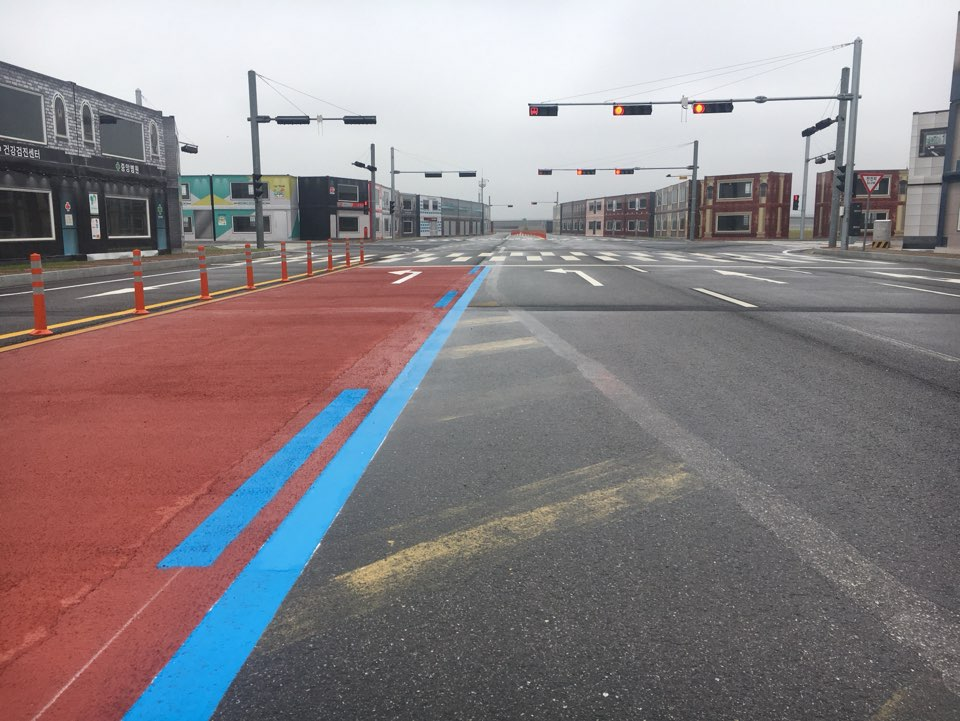
#> input picture Lane_Detection/Lane_image/blue_lane.jpg, 960 x 721 px, given in place of the camera
$ python '7 실시간 BGR 2 HSV 그리고 영상색상필터링.py'
#> lines starting #> are read from the running program, lines starting #| are printed output that depends on the picture; after the words box and inside, x2 and y2 are one past the last pixel; in counts of white or black regions, pixels touching at a corner belong together
import numpy as np
import cv2

def tracking():
    try:
        print('카메라를 구동합니다.')
        cap = cv2.VideoCapture(0)
    except:
        print('카메라 구동 실패')
        return

    while True:
        ret, frame = cap.read()
#> frame is the input picture: shape (721, 960, 3); mean B, G, R 134.7, 131.7, 139.8

        #BGR을 HSV모드로 전환
        hsv = cv2.cvtColor(frame, cv2.COLOR_BGR2HSV)
#> hsv: shape (721, 960, 3); mean H, S, V 83.5, 39.4, 149.9

        #HSV에서 BGR로 가정할 범위를 정의함
        lower_blue = np.array([90, 100, 100])
        upper_blue = np.array([150, 255, 255])

        lower_green = np.array([50, 100, 100])
        upper_green = np.array([70, 255, 255])

        lower_red = np.array([-10, 100, 100])
        upper_red = np.array([10, 255, 255])

        #HSV 이미지에서 청색만, 또는 초록색만 또는 빨간색만 추출하기 위한 임계값
        mask_blue = cv2.inRange(hsv, lower_blue, upper_blue)
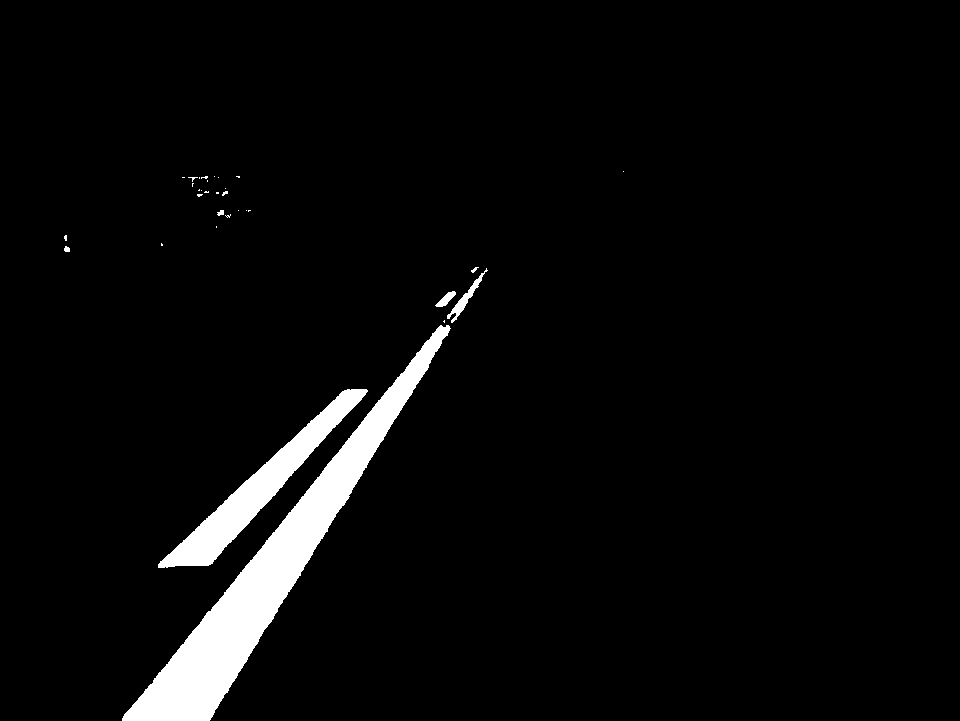
#> mask_blue: shape (721, 960); 4% white; 32 white regions (25 under 20 px), largest, box (x1, y1, x2, y2) and area: (122, 325, 451, 721) 20264, (158, 389, 368, 568) 6981, (447, 268, 488, 323) 375
        mask_green = cv2.inRange(hsv, lower_green, upper_green)
#> mask_green: shape (721, 960); every value is 0
        mask_red = cv2.inRange(hsv, lower_red, upper_red)
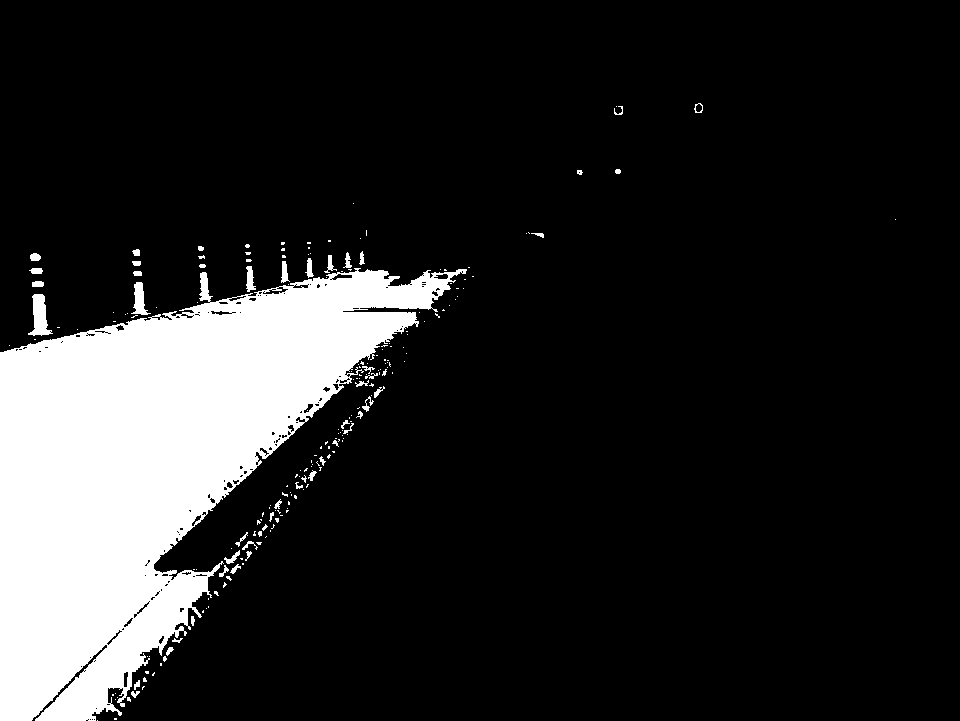
#> mask_red: shape (721, 960); 14.9% white; 213 white regions (166 under 20 px), largest, box (x1, y1, x2, y2) and area: (0, 268, 467, 721) 99592, (28, 294, 53, 336) 556, (131, 282, 151, 315) 318

        #mask와 원본 이미지를 비트 연산함
        res1 = cv2.bitwise_and(frame, frame, mask=mask_blue)
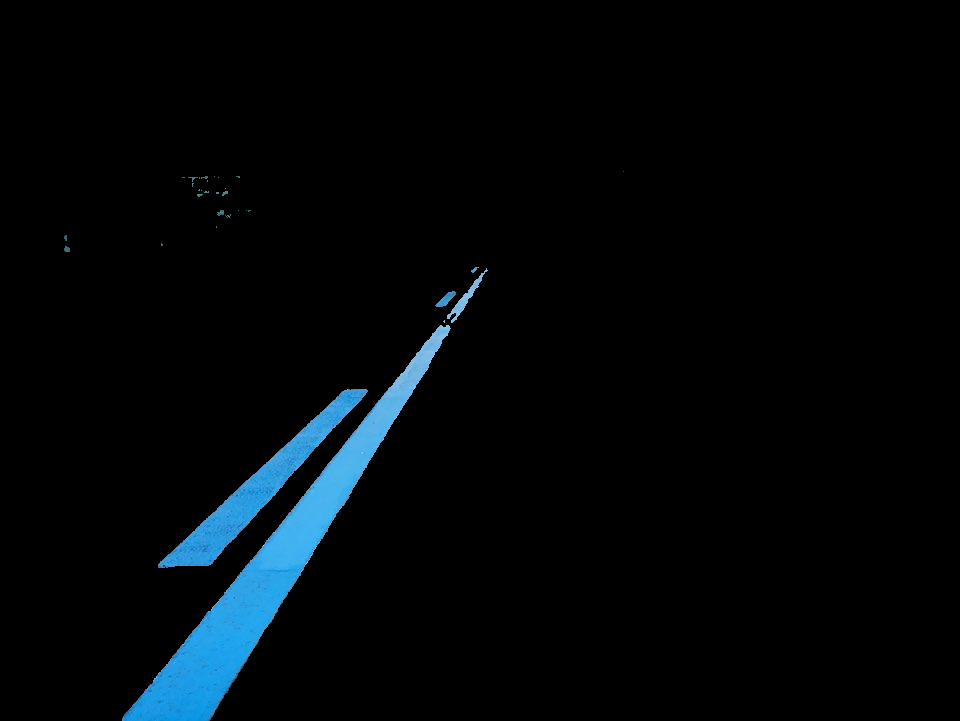
#> res1: shape (721, 960, 3); mean B, G, R 9.1, 6.6, 2.3
        res2 = cv2.bitwise_and(frame, frame, mask=mask_green)
#> res2: shape (721, 960, 3); every value is 0
        res3 = cv2.bitwise_and(frame, frame, mask=mask_red)
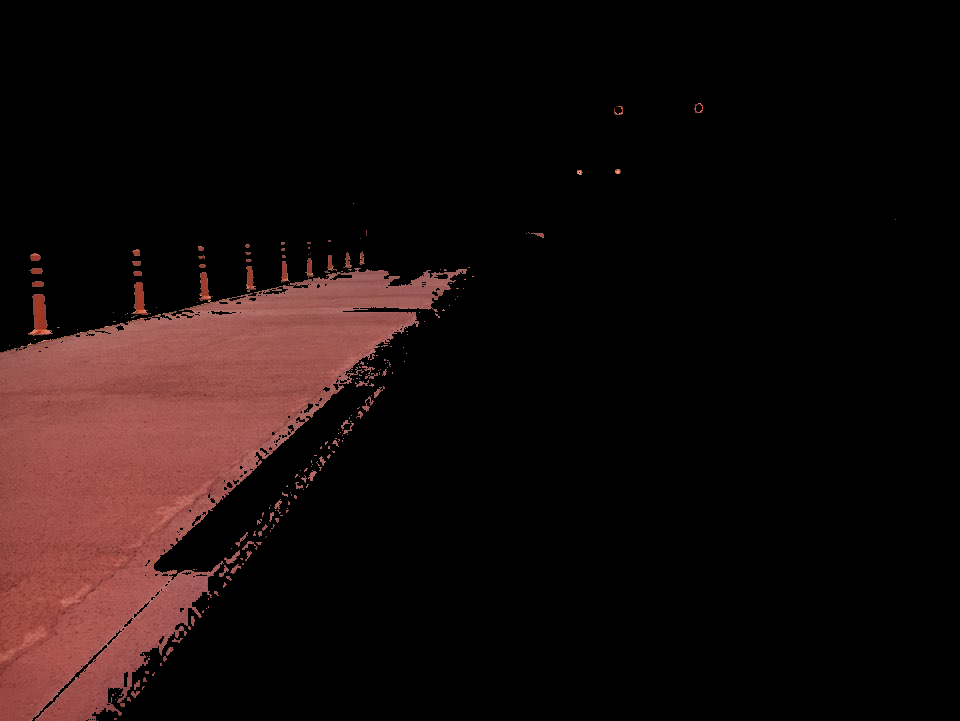
#> res3: shape (721, 960, 3); mean B, G, R 11.8, 12.7, 24

        cv2.imshow('original', frame)
        cv2.imshow('BLUE', res1)
        cv2.imshow('GREEN', res2)
        cv2.imshow('RED', res3)

        k=cv2.waitKey(1)
#> (key Esc is pressed here)
        if k==27:
            break

    cv2.destroyAllWindows()

tracking()

$ run again, on Lane_Detection/Lane_image/double_lane.jpg
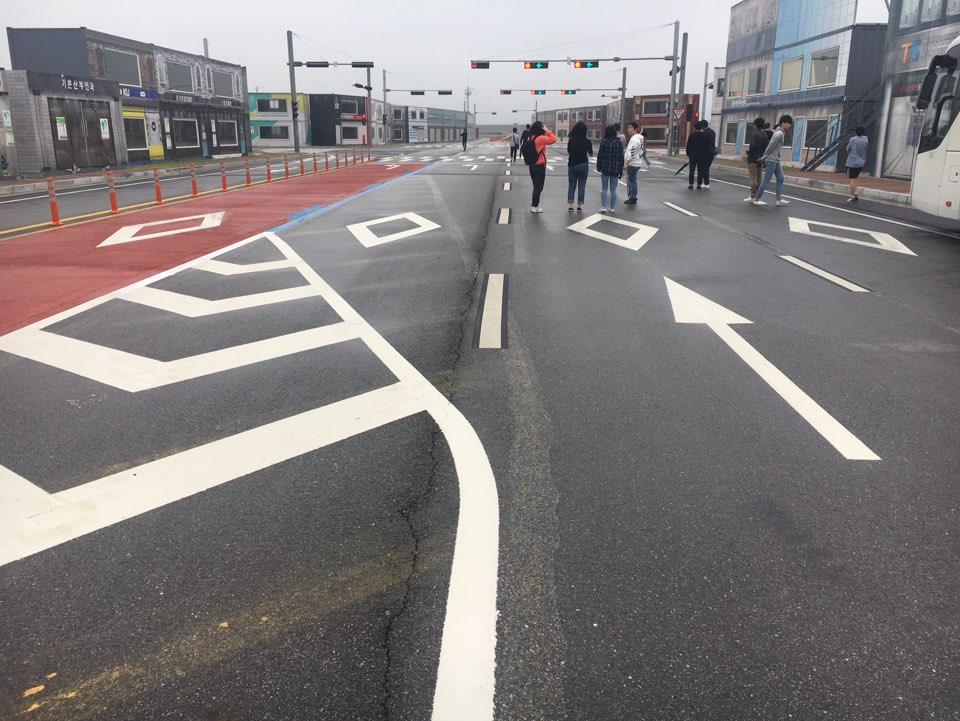
#> input picture Lane_Detection/Lane_image/double_lane.jpg, 960 x 721 px, given in place of the camera
#> in tracking, frame is the input picture: shape (721, 960, 3); mean B, G, R 125.9, 125.6, 129.6
#> hsv: shape (721, 960, 3); mean H, S, V 95, 17.8, 132.3
#> in tracking, `mask_blue = cv2.inRange(hsv, lower_blue, upper_blue)`:
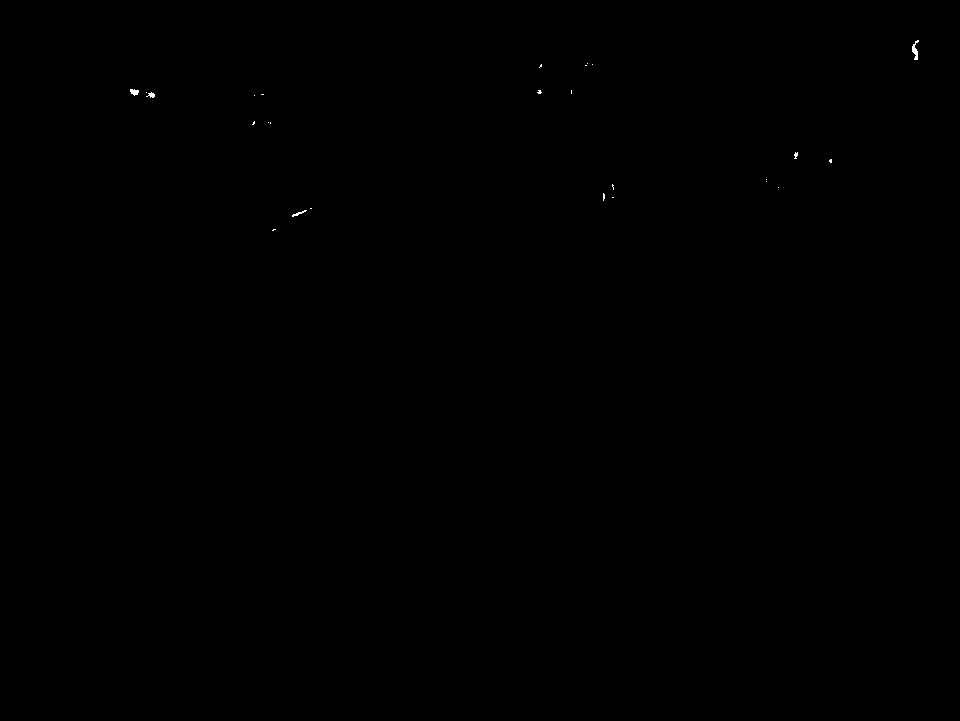
#> mask_blue: shape (721, 960); 0.04% white in thin lines or dots, all inside (x1, y1, x2, y2) = (130, 40, 919, 231)
#> mask_green: shape (721, 960); every value is 0
#> mask_red: shape (721, 960); 1.9% white; 111 white regions (90 under 20 px), largest, box (x1, y1, x2, y2) and area: (0, 201, 243, 332) 11912, (535, 131, 556, 151) 191, (110, 192, 121, 214) 136
#> res2: shape (721, 960, 3); every value is 0
#> in tracking, `res3 = cv2.bitwise_and(frame, frame, mask=mask_red)`:
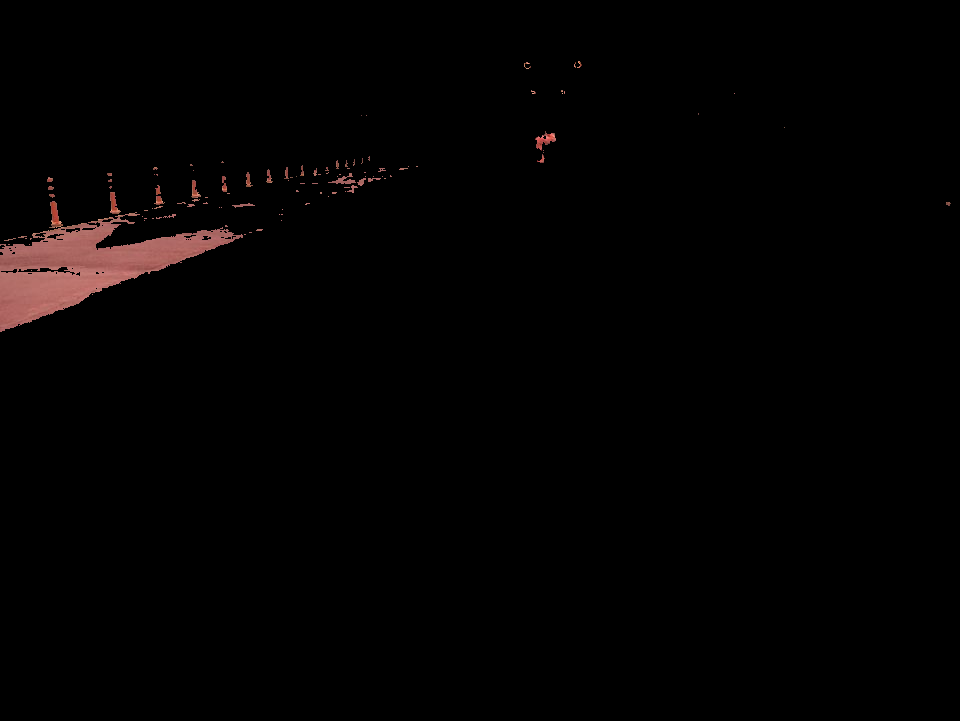
#> res3: shape (721, 960, 3); mean B, G, R 1.9, 2, 3.4

$ run again, on Lane_Detection/Lane_image/lane_2.jpg
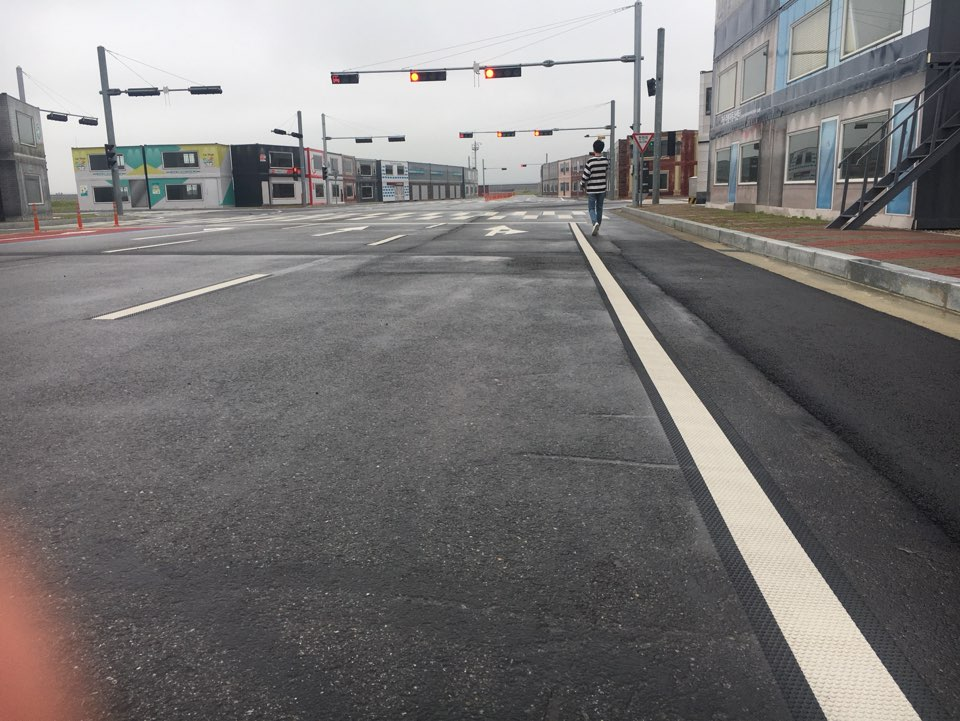
#> input picture Lane_Detection/Lane_image/lane_2.jpg, 960 x 721 px, given in place of the camera
#> in tracking, frame is the input picture: shape (721, 960, 3); mean B, G, R 118.9, 119, 121.4
#> hsv: shape (721, 960, 3); mean H, S, V 84, 13.9, 123.3
#> in tracking, `mask_blue = cv2.inRange(hsv, lower_blue, upper_blue)`:
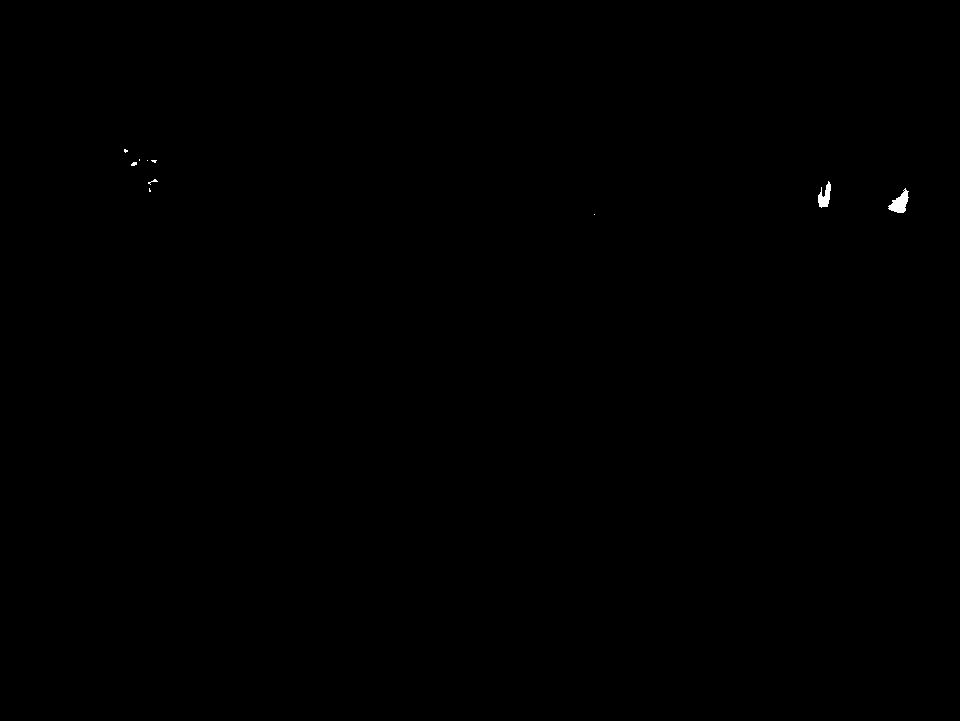
#> mask_blue: shape (721, 960); 0.08% white; 10 white regions (8 under 20 px), largest, box (x1, y1, x2, y2) and area: (888, 188, 909, 213) 274, (818, 181, 831, 208) 199
#> mask_green: shape (721, 960); every value is 0
#> in tracking, `mask_red = cv2.inRange(hsv, lower_red, upper_red)`:
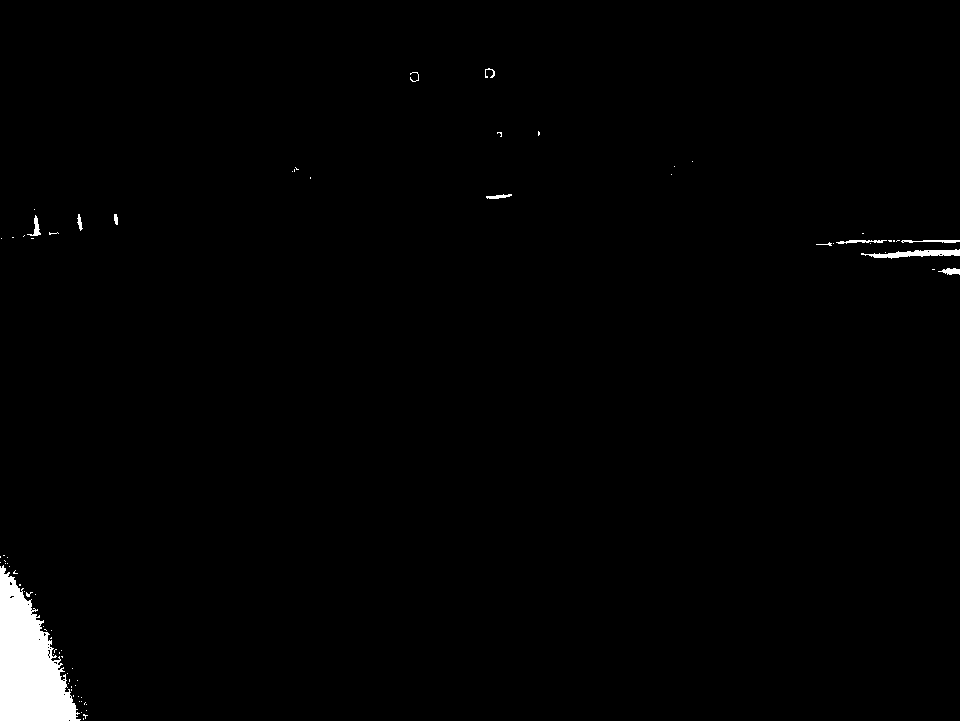
#> mask_red: shape (721, 960); 1.3% white; 76 white regions (64 under 20 px), largest, box (x1, y1, x2, y2) and area: (0, 565, 81, 721) 7301, (861, 249, 960, 259) 482, (901, 240, 960, 243) 124
#> res2: shape (721, 960, 3); every value is 0
